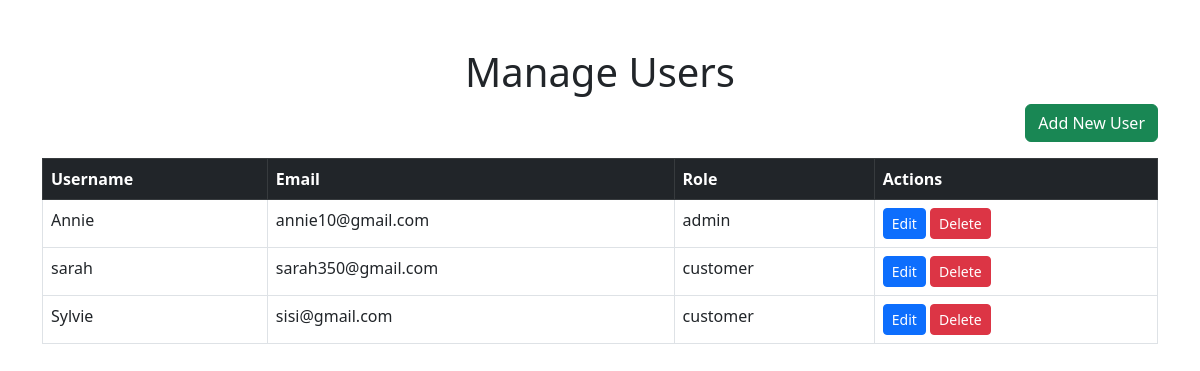
The page /manage_users.php (signed in) on the database its author committed.
### tables this page shows
CREATE TABLE `users` (
  `user_id` int(11) NOT NULL,
  `username` varchar(255) NOT NULL,
  `email` varchar(255) NOT NULL,
  `password` varchar(255) NOT NULL,
  `role` enum('customer','admin') NOT NULL,
  `created_at` datetime DEFAULT current_timestamp()
);

### manage_users.php (the view, shortened to what this page needs)
<?php
$link = getDB();
$result = $link->query("SELECT * FROM Users");
?>
<!DOCTYPE html>
<html lang="en">
<head>
    <link href="https://cdn.jsdelivr.net/npm/bootstrap@5.3.0-alpha1/dist/css/bootstrap.min.css" rel="stylesheet">
</head>
<body>
<div class="container mt-5">
    <h1 class="text-center">Manage Users</h1>
    <div class="text-end mb-3">
        <button class="btn btn-success" data-bs-toggle="modal" data-bs-target="#userModal" onclick="openModal()">Add New User</button>
    </div>
    <table class="table table-bordered">
        <thead class="table-dark">
            <tr>
                <th>Username</th>
                <th>Email</th>
                <th>Role</th>
                <th>Actions</th>
            </tr>
        </thead>
        <tbody>
        <?php while ($row = $result->fetch_assoc()): ?>
            <tr>
                <td><?= htmlspecialchars($row['username']) ?></td>
                <td><?= htmlspecialchars($row['email']) ?></td>
                <td><?= htmlspecialchars($row['role']) ?></td>
                <td>
                    <button class="btn btn-primary btn-sm" data-bs-toggle="modal" data-bs-target="#userModal" onclick='openModal(<?= json_encode($row) ?>)'>Edit</button>
                    <form method="POST" class="d-inline">
                        <button type="submit" name="delete_user" class="btn btn-danger btn-sm" onclick="return confirm('Are you sure?')">Delete</button>
                    </form>
                </td>
            </tr>
        <?php endwhile; ?>
        </tbody>
    </table>
</div>
</body>
</html>

### rows shown on the page
users: username "Annie", email "annie10@gmail.com", role "admin"
users: username "sarah", email "sarah350@gmail.com", role "customer"
users: username "Sylvie", email "sisi@gmail.com", role "customer"
